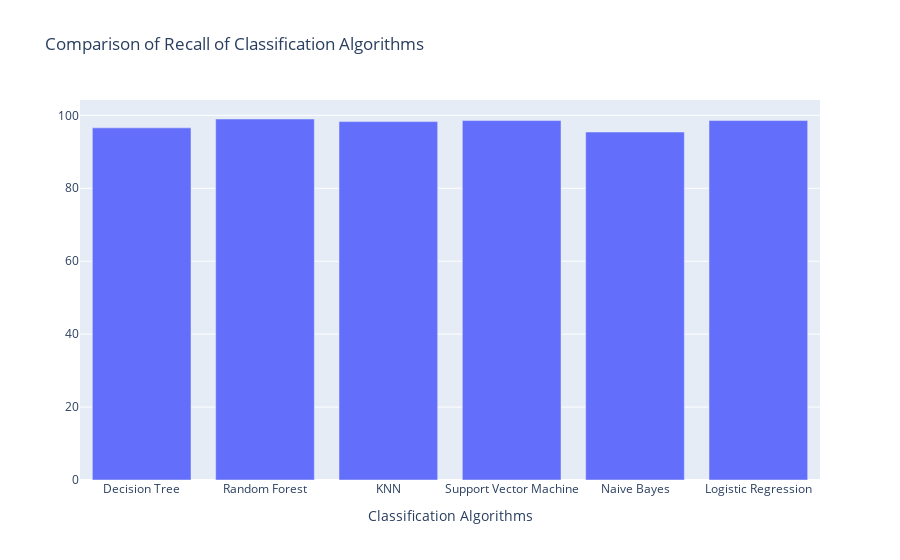

Notebook code for this chart:
### Code cell
trace4 = {
  'x': algorithms,
  'y': recall,
  'name': 'score',
  'type': 'bar'
    
}

data = [trace4];
layout = {
  'xaxis': {'title': 'Classification Algorithms'},
  'title': 'Comparison of Recall of Classification Algorithms'
};
fig = go.Figure(data = data, layout = layout)
iplot(fig)

### Figure 1 — Plotly figure (JSON) as saved in the notebook; plotly's stock layout.template omitted (floating-point values rounded to 4 significant figures)
{"data": [{"name": "score", "type": "bar", "x": ["Decision Tree", "Random Forest", "KNN", "Support Vector Machine", "Naive Bayes", "Logistic Regression"], "y": [96.57, 99, 98.29, 98.57, 95.43, 98.57]}], "layout": {"title": {"text": "Comparison of Recall of Classification Algorithms"}, "xaxis": {"title": {"text": "Classification Algorithms"}}}}
